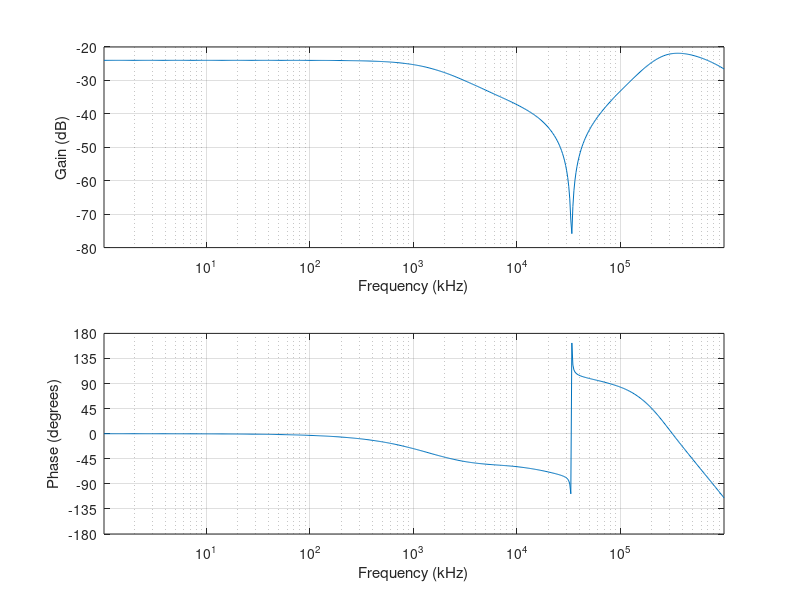

The MATLAB script that drew this image:
clear all; close all; clc;

%% Read data from CSV in the same folder
M = csvread('ac_cm.csv',1,0);
freq = M(:,1)./1000;
dbgain = 10*log10(M(:,2).^2+M(:,3).^2);
phase = 180./pi.*atan2(M(:,3),M(:,2));

index = find(freq >= 1 & freq <= 1000000);
freq = freq(index);
dbgain = dbgain(index);
phase = phase(index);

%% Generate plot
hold on;

subplot(2,1,1);
plot(freq,dbgain);
xlabel('Frequency (kHz)');
ylabel('Gain (dB)');
axis([min(freq),max(freq),-80,-20]);
set(gca,'xscale','log');
grid on;

subplot(2,1,2);
plot(freq,phase);
xlabel('Frequency (kHz)');
ylabel('Phase (degrees)');
yticks(-180:45:180);
axis([min(freq),max(freq),-180,180]);
set(gca,'xscale','log');
grid on;
